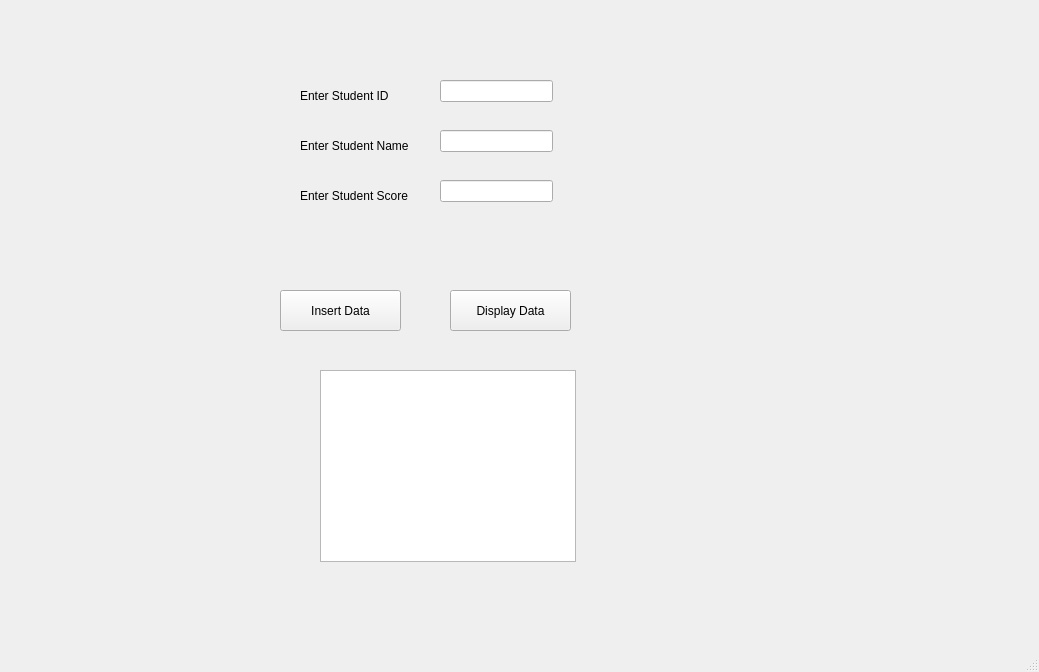
<?xml version="1.0" encoding="UTF-8"?>
<ui version="4.0">
 <class>MainWindow</class>
 <widget class="QMainWindow" name="MainWindow">
  <property name="geometry">
   <rect>
    <x>0</x>
    <y>0</y>
    <width>1039</width>
    <height>672</height>
   </rect>
  </property>
  <property name="font">
   <font>
    <family>Segoe UI</family>
    <pointsize>9</pointsize>
   </font>
  </property>
  <property name="windowTitle">
   <string>MainWindow</string>
  </property>
  <widget class="QWidget" name="centralwidget">
   <widget class="QPushButton" name="btnInsert">
    <property name="geometry">
     <rect>
      <x>280</x>
      <y>290</y>
      <width>121</width>
      <height>41</height>
     </rect>
    </property>
    <property name="text">
     <string>Insert Data</string>
    </property>
   </widget>
   <widget class="QPushButton" name="btnDisplay">
    <property name="geometry">
     <rect>
      <x>450</x>
      <y>290</y>
      <width>121</width>
      <height>41</height>
     </rect>
    </property>
    <property name="text">
     <string>Display Data</string>
    </property>
   </widget>
   <widget class="QLineEdit" name="txtId">
    <property name="geometry">
     <rect>
      <x>440</x>
      <y>80</y>
      <width>113</width>
      <height>22</height>
     </rect>
    </property>
   </widget>
   <widget class="QLineEdit" name="txtName">
    <property name="geometry">
     <rect>
      <x>440</x>
      <y>130</y>
      <width>113</width>
      <height>22</height>
     </rect>
    </property>
   </widget>
   <widget class="QLineEdit" name="txtScore">
    <property name="geometry">
     <rect>
      <x>440</x>
      <y>180</y>
      <width>113</width>
      <height>22</height>
     </rect>
    </property>
   </widget>
   <widget class="QLabel" name="lblId">
    <property name="geometry">
     <rect>
      <x>300</x>
      <y>80</y>
      <width>111</width>
      <height>31</height>
     </rect>
    </property>
    <property name="text">
     <string>Enter Student ID</string>
    </property>
   </widget>
   <widget class="QLabel" name="lblScore">
    <property name="geometry">
     <rect>
      <x>300</x>
      <y>180</y>
      <width>121</width>
      <height>31</height>
     </rect>
    </property>
    <property name="text">
     <string>Enter Student Score</string>
    </property>
   </widget>
   <widget class="QLabel" name="lblName">
    <property name="geometry">
     <rect>
      <x>300</x>
      <y>130</y>
      <width>111</width>
      <height>31</height>
     </rect>
    </property>
    <property name="text">
     <string>Enter Student Name</string>
    </property>
   </widget>
   <widget class="QTableWidget" name="studentTableWidget">
    <property name="geometry">
     <rect>
      <x>320</x>
      <y>370</y>
      <width>256</width>
      <height>192</height>
     </rect>
    </property>
   </widget>
  </widget>
  <widget class="QMenuBar" name="menubar">
   <property name="geometry">
    <rect>
     <x>0</x>
     <y>0</y>
     <width>1039</width>
     <height>21</height>
    </rect>
   </property>
  </widget>
  <widget class="QStatusBar" name="statusbar"/>
 </widget>
 <resources/>
 <connections/>
</ui>
